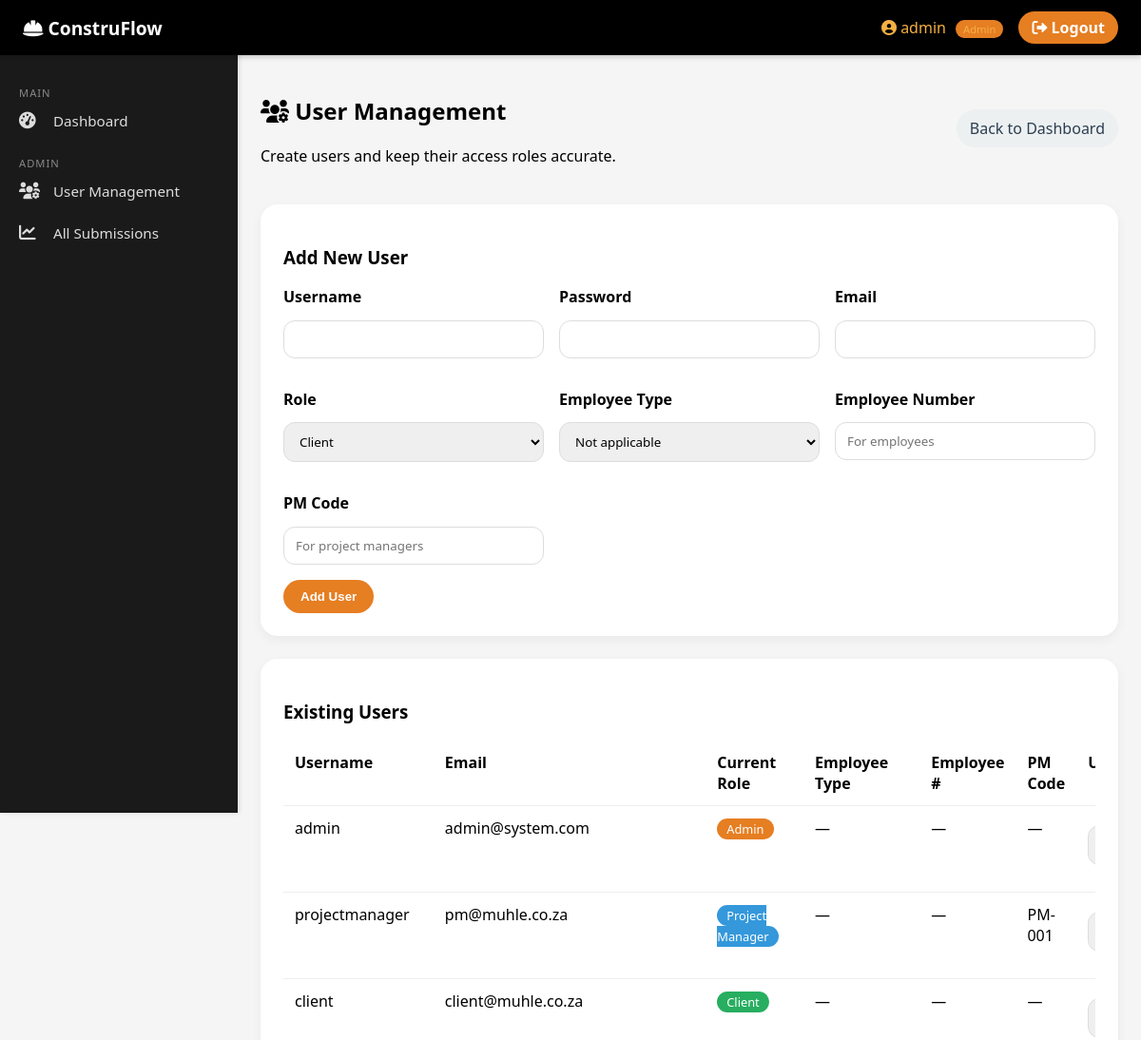
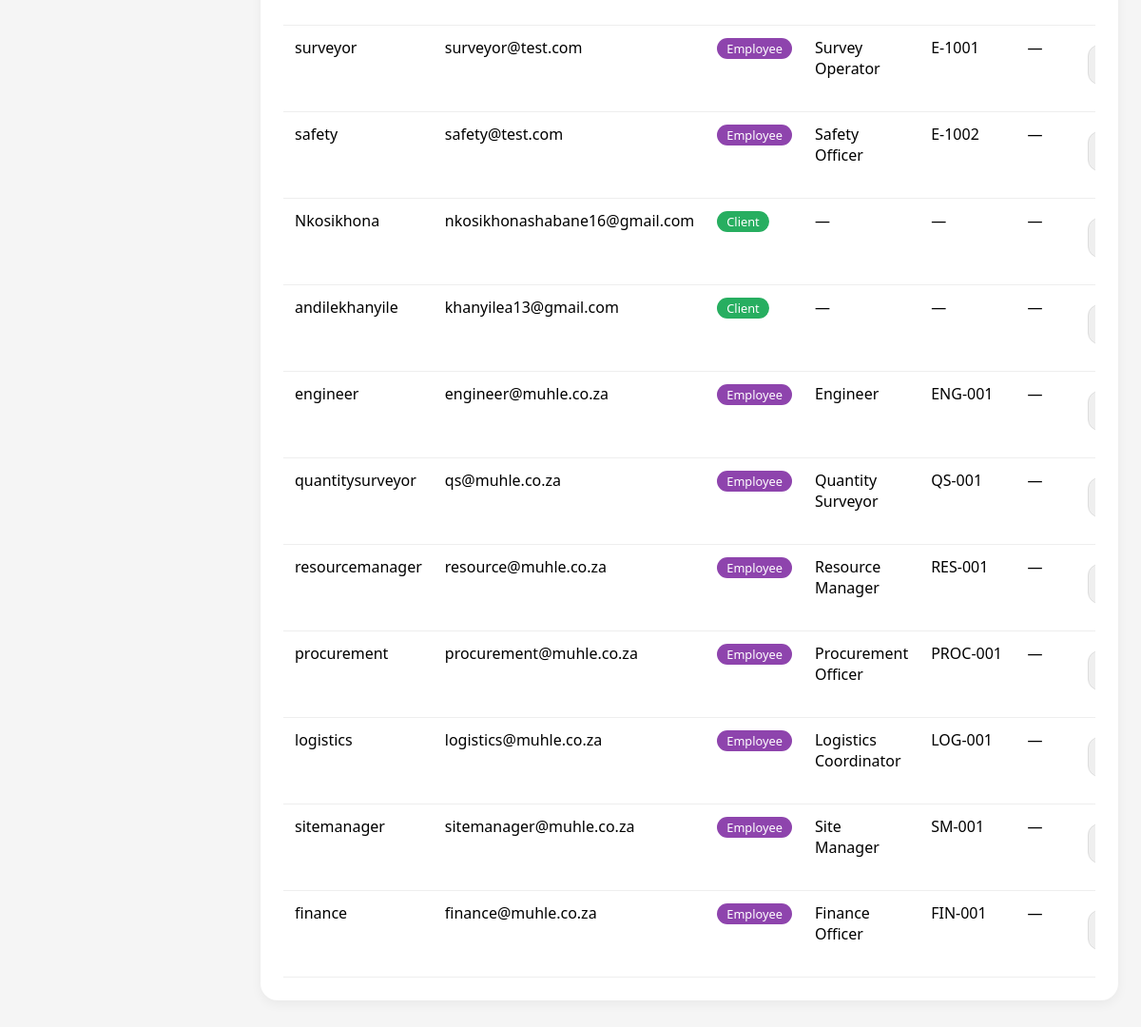
/users (signed in), run on the app's committed database (2 pictures, top to bottom).
### tables this page shows
CREATE TABLE users (
                id TEXT PRIMARY KEY,
                username TEXT UNIQUE NOT NULL,
                email TEXT UNIQUE NOT NULL,
                password TEXT NOT NULL,
                role TEXT NOT NULL,
                employee_type TEXT,
                employee_number TEXT,
                pm_code TEXT,
                assigned_tasks TEXT
            );

### app.py (the view, shortened to what this page needs)
@app.route('/users', methods=['GET', 'POST'])
def users():
    if not login_required() or not admin_required():
        return "Access Denied"
    db = get_db()
    all_users = db.execute("SELECT * FROM users").fetchall()
    return render_template('users.html', users=all_users, current_user=get_current_user())

### app.py (called while the page is built)
def get_db():
    db = getattr(g, '_database', None)
    if db is None:
        db = g._database = sqlite3.connect(DATABASE)
        db.row_factory = sqlite3.Row
    return db

@app.teardown_appcontext
def close_connection(exception):
    db = getattr(g, '_database', None)
    if db is not None:
        db.close()

def get_current_user():
    user_id = session.get("user_id")
    if not user_id:
        return None
    db = get_db()
    user = db.execute("SELECT * FROM users WHERE id = ?", (user_id,)).fetchone()
    return dict(user) if user else None

def login_required():
    return get_current_user() is not None

def admin_required():
    user = get_current_user()
    return user and user["role"] == "admin"

### Templates/users.html (shortened to what this page needs)
{% extends "base.html" %}
{% block content %}
<div class="users-page">
    <div class="page-header">
        <div>
            <h2><i class="fas fa-users-cog"></i> User Management</h2>
            <p>Create users and keep their access roles accurate.</p>
        </div>
        <a href="{{ url_for('dashboard') }}" class="btn-muted">Back to Dashboard</a>
    </div>
    <section class="panel">
        <h3>Add New User</h3>
        <form method="POST" class="user-form">
            <div class="form-grid">
                <div class="form-group">
                    <label>Username</label>
                    <input type="text" name="username" required>
                </div>
                <div class="form-group">
                    <label>Password</label>
                    <input type="password" name="password" required>
                </div>
                <div class="form-group">
                    <label>Email</label>
                    <input type="email" name="email" required>
                </div>
                <div class="form-group">
                    <label>Role</label>
                    <select name="role" class="role-select" required>
                        <option value="client">Client</option>
                    </select>
                </div>
                <div class="form-group employee-fields">
                    <label>Employee Type</label>
                    <select name="employee_type">
                        <option value="">Not applicable</option>
                    </select>
                </div>
                <div class="form-group">
                    <label>Employee Number</label>
                    <input type="text" name="employee_number" placeholder="For employees">
                </div>
                <div class="form-group">
                    <label>PM Code</label>
                    <input type="text" name="pm_code" placeholder="For project managers">
                </div>
            </div>
            <button type="submit" class="btn">Add User</button>
        </form>
    </section>
    <section class="panel">
        <h3>Existing Users</h3>
        <div class="table-responsive">
            <table class="data-table">
                <thead>
                    <tr>
                        <th>Username</th>
                        <th>Email</th>
                        <th>Current Role</th>
                        <th>Employee Type</th>
                        <th>Employee #</th>
                        <th>PM Code</th>
                        <th>Update Access</th>
                    </tr>
                </thead>
                <tbody>
                    {% for user in users %}
                    <tr>
                        <td>{{ user.username }}</td>
                        <td>{{ user.email }}</td>
                        <td><span class="role-pill {{ user.role }}">{{ user.role|replace('_', ' ')|title }}</span></td>
                        <td>{{ user.employee_type|default('—', true)|replace('_', ' ')|title }}</td>
                        <td>{{ user.employee_number|default('—', true) }}</td>
                        <td>{{ user.pm_code|default('—', true) }}</td>
                        <td>
                            <form method="POST" class="inline-form">
                                <select name="new_role" class="inline-role">
                                    <option value="client" {% if user.role == 'client' %}selected{% endif %}>Client</option>
                                    <option value="project_manager" {% if user.role == 'project_manager' %}selected{% endif %}>Project Manager</option>
                                    <option value="employee" {% if user.role == 'employee' %}selected{% endif %}>Employee</option>
                                    <option value="admin" {% if user.role == 'admin' %}selected{% endif %}>Admin</option>
                                </select>
                            </form>
                        </td>
                    </tr>
                    {% endfor %}
                </tbody>
            </table>
        </div>
    </section>
</div>
{% endblock %}

### Templates/base.html (shortened to what this page needs)
<!DOCTYPE html>
<html lang="en">
<head>
    <link rel="stylesheet" href="https://cdnjs.cloudflare.com/ajax/libs/font-awesome/6.0.0-beta3/css/all.min.css">
</head>
<body>
{% if current_user %}
<div class="navbar">
    <div class="navbar-left">
        <i class="fas fa-hard-hat"></i> ConstruFlow
    </div>
    <div class="navbar-right">
        <span class="user-box">
            <i class="fas fa-user-circle"></i> {{ current_user.username }}
            <span class="role-badge">{{ current_user.role|replace('_', ' ')|title }}</span>
        </span>
        <a href="/logout" class="logout-btn"><i class="fas fa-sign-out-alt"></i> Logout</a>
    </div>
</div>
<div class="sidebar">
    <div class="nav-section">MAIN</div>
    <a href="/dashboard"><i class="fas fa-tachometer-alt"></i> Dashboard</a>
    {% if current_user.role == 'admin' %}
        <div class="nav-section">ADMIN</div>
        <a href="/users"><i class="fas fa-users-cog"></i> User Management</a>
        <a href="/dashboard?view=all"><i class="fas fa-chart-line"></i> All Submissions</a>
    {% elif current_user.role == 'client' %}
        <div class="nav-section">CLIENT PORTAL</div>
        <a href="/project_inquiry"><i class="fas fa-clipboard-list"></i> New Project Inquiry</a>
        <a href="/client/sign_agreement"><i class="fas fa-file-signature"></i> Sign Agreement</a>
        <a href="/payments"><i class="fas fa-credit-card"></i> Make Payment</a>
    {% endif %}
</div>
{% endif %}
<div class="content {% if not current_user %}public-mode{% endif %}">
    {% block content %}{% endblock %}
</div>
</body>
</html>

### Templates/base.html (style rules this page uses)
* { box-sizing: border-box; }
body { margin: 0; font-family: 'Segoe UI', Arial, sans-serif; background: #f5f5f5; }
.navbar { background: #000; color: white; padding: 12px 24px; display: flex; justify-content: space-between; align-items: center; position: fixed; width: 100%; top: 0; left: 0; z-index: 1000; box-shadow: 0 2px 5px rgba(0,0,0,0.2); }
.navbar-left { font-size: 1.2rem; font-weight: bold; }
.navbar-right { display: flex; align-items: center; gap: 16px; }
.user-box { color: #f5b042; font-weight: 500; }
.role-badge { background: #e67e22; padding: 2px 8px; border-radius: 20px; font-size: 0.7rem; margin-left: 6px; }
.logout-btn, .login-btn { background: #e67e22; color: white; padding: 6px 14px; text-decoration: none; font-weight: bold; border-radius: 30px; transition: 0.2s; }
.sidebar { width: 250px; height: 100vh; background: #1a1a1a; position: fixed; top: 55px; left: 0; padding: 20px 0; overflow-y: auto; box-shadow: 2px 0 5px rgba(0,0,0,0.1); }
.sidebar a { display: flex; align-items: center; gap: 12px; color: #ddd; padding: 12px 20px; text-decoration: none; transition: 0.2s; font-size: 0.95rem; }
.sidebar a i { width: 24px; font-size: 1.1rem; }
.sidebar .nav-section { margin-top: 15px; padding: 0 20px; font-size: 0.7rem; text-transform: uppercase; color: #888; letter-spacing: 1px; }
.content { margin-left: 250px; padding: 80px 24px 24px 24px; min-height: 100vh; }
.btn { background: #e67e22; border: none; padding: 10px 20px; color: white; cursor: pointer; font-weight: bold; border-radius: 40px; transition: 0.2s; }
input, select, textarea { width: 100%; padding: 10px 12px; margin: 8px 0 16px; border: 1px solid #ddd; border-radius: 12px; font-family: inherit; }

### Templates/users.html (style rules this page uses)
.users-page { max-width: 1300px; margin: 0 auto; }
.page-header { display: flex; justify-content: space-between; gap: 1rem; align-items: center; margin-bottom: 1.5rem; }
.panel { background: white; border-radius: 18px; padding: 1.5rem; margin-bottom: 1.5rem; box-shadow: 0 4px 12px rgba(0,0,0,0.05); }
.form-grid { display: grid; grid-template-columns: repeat(auto-fit, minmax(220px, 1fr)); gap: 1rem; }
.form-group label { display: block; font-weight: 600; margin-bottom: 0.35rem; }
.table-responsive { overflow-x: auto; }
.data-table { width: 100%; border-collapse: collapse; }
.data-table th, .data-table td { padding: 0.75rem; border-bottom: 1px solid #eee; text-align: left; vertical-align: top; }
.role-pill { color: white; border-radius: 20px; padding: 2px 10px; font-size: 0.8rem; background: #7f8c8d; }
.role-pill.admin { background: #e67e22; }
.role-pill.project_manager { background: #3498db; }
.role-pill.client { background: #27ae60; }
.role-pill.employee { background: #8e44ad; }
.inline-form { display: grid; grid-template-columns: minmax(150px, 1fr) minmax(150px, 1fr) auto; gap: 0.5rem; align-items: center; }
.btn, .btn-small, .btn-muted { border: none; border-radius: 30px; text-decoration: none; cursor: pointer; display: inline-block; }
.btn { background: #e67e22; color: white; padding: 10px 18px; font-weight: 700; }
.btn-muted { background: #ecf0f1; color: #2c3e50; padding: 9px 14px; }

### data on the page
users: username "admin", role "Admin", email "admin@system.com", employee_type "—", employee_number "—", pm_code "—", new_role "Admin"
users: username "projectmanager", email "pm@muhle.co.za", role "Project Manager", employee_type "—", employee_number "—", pm_code "PM-001", new_role "Project Manager"
users: username "client", email "client@muhle.co.za", role "Client", employee_type "—", employee_number "—", pm_code "—", new_role "Client"
users: username "surveyor", email "surveyor@test.com", role "Employee", employee_type "Survey Operator", employee_number "E-1001", pm_code "—", new_role "Employee"
users: username "safety", email "safety@test.com", role "Employee", employee_type "Safety Officer", employee_number "E-1002", pm_code "—", new_role "Employee"
users: username "Nkosikhona", email "nkosikhonashabane16@gmail.com", role "Client", employee_type "—", employee_number "—", pm_code "—", new_role "Client"
users: username "andilekhanyile", email "khanyilea13@gmail.com", role "Client", employee_type "—", employee_number "—", pm_code "—", new_role "Client"
users: username "engineer", email "engineer@muhle.co.za", role "Employee", employee_type "Engineer", employee_number "ENG-001", pm_code "—", new_role "Employee"
users: username "quantitysurveyor", email "qs@muhle.co.za", role "Employee", employee_type "Quantity Surveyor", employee_number "QS-001", pm_code "—", new_role "Employee"
users: username "resourcemanager", email "resource@muhle.co.za", role "Employee", employee_type "Resource Manager", employee_number "RES-001", pm_code "—", new_role "Employee"
users: username "procurement", email "procurement@muhle.co.za", role "Employee", employee_type "Procurement Officer", employee_number "PROC-001", pm_code "—", new_role "Employee"
users: username "logistics", email "logistics@muhle.co.za", role "Employee", employee_type "Logistics Coordinator", employee_number "LOG-001", pm_code "—", new_role "Employee"
users: username "sitemanager", email "sitemanager@muhle.co.za", role "Employee", employee_type "Site Manager", employee_number "SM-001", pm_code "—", new_role "Employee"
users: username "finance", email "finance@muhle.co.za", role "Employee", employee_type "Finance Officer", employee_number "FIN-001", pm_code "—", new_role "Employee"
